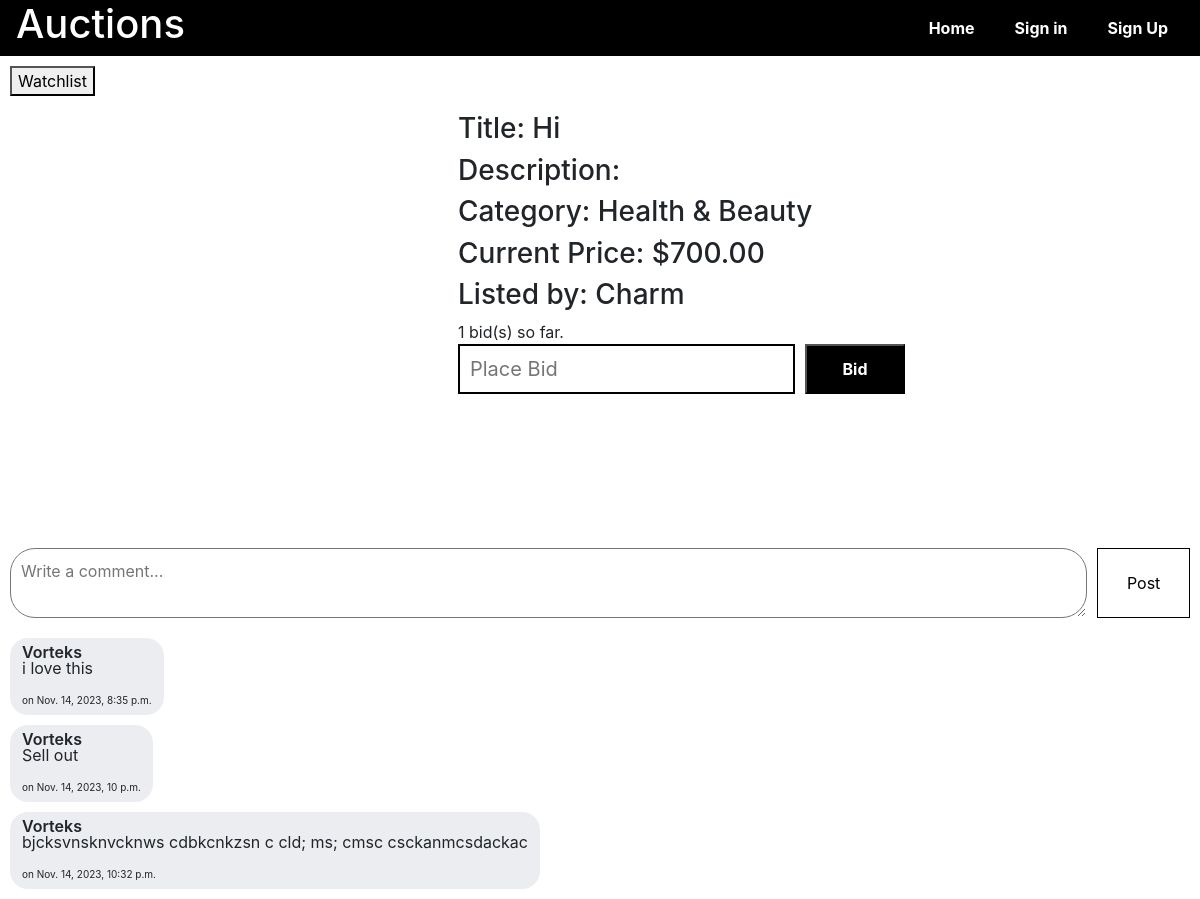
/listing/2, run on the app's committed database.
### auctions/models.py (models this page shows, shortened)
class Listings(models.Model):
    user = models.ForeignKey(User, on_delete=models.CASCADE)
    title = models.CharField(max_length=60)
    desc = models.TextField(max_length=120, null=True, blank=True)
    img = models.URLField(null=True, blank=True)
    cat = models.ForeignKey(Categories, null=True, on_delete=models.CASCADE, blank=True)
    startprice = models.IntegerField(default=0)
    highestbid = models.ForeignKey('Bids', null=True, blank=True, on_delete=models.DO_NOTHING)
    created = models.DateTimeField(auto_now_add=True)
    is_active = models.BooleanField(default=True)

class Categories(models.Model):
    name = models.CharField(max_length=60)
    img = models.URLField( blank=True, null=True )

class Bids(models.Model):
    user = models.ForeignKey(User, on_delete=models.CASCADE)
    list = models.ForeignKey(Listings, on_delete=models.CASCADE)
    amount = models.CharField(max_length=20)
    created = models.DateTimeField(auto_now_add=True)
    class Meta:
        unique_together = ('user', 'list')

class User(AbstractUser):
    email = models.EmailField(unique=True)
    watchlist = models.ManyToManyField('Listings', related_name='watchlist', blank=True)
    auctions = models.ManyToManyField('Listings', related_name='auctions', blank=True)

class Comments(models.Model):
    user = models.ForeignKey(User, on_delete=models.CASCADE)
    clist = models.ForeignKey(Listings, on_delete=models.CASCADE)
    comments = models.TextField(max_length=300)
    created = models.DateTimeField(auto_now_add=True)

### auctions/views.py (the view)
# urls.py: path("listing/<int:listing_id>", views.listing, name="listing"),
def listing(request, listing_id):
    user = request.user
    cform = CommentForm()
    content = get_object_or_404(models.Listings, pk=listing_id)
    comments = models.Comments.objects.filter(clist=content)
    messages_data = messages.get_messages(request)
    messages_list = [str(message) for message in messages_data]
    if request.user.is_authenticated:
        user_bid = models.Bids.objects.filter(user=request.user, list=content)
    else:
        user_bid = None
    bidders = models.Bids.objects.filter(list=content).count()
    if bidders == 0:
        highest_bid = None
    else:
        highest_bid = models.Bids.objects.filter(list=content).order_by('amount')[0]
    return render(request, "auctions/listing.html", {
        'content': content,
        'user': user,
        'messages': messages_list,
        'user_bid': user_bid,
        'bidders': bidders,
        'highest_bid': highest_bid,
        'cform': cform,
        'comments': comments
    })

### auctions/forms.py
class CommentForm(forms.ModelForm):
    class Meta:
        model = Comments
        fields = ['comments']

### auctions/templates/auctions/listing.html (shortened to what this page needs)
{% extends "auctions/layout.html" %}
{% block body %}
    {% if content in user.watchlist.all %}
        <a href="{% url 'dellist' content.id %}"><button>Remove</button></a>
    {% else %}
    <a href="{% url 'addwatchlist' content.id %}"><button>Watchlist</button></a>
    {% endif %}
    <div class="listing-det">
        <div class="listing-img">
        </div>
        <div class="lister">
            <div class="listingdetails">
                <h3 class="listingline">
                    <span>Title: </span>
                    <span>{{ content.title }}</span>
                </h3>
                <h3 class="listingline">
                    <span>Description: </span>
                </h3>
                <h3 class="listingline">
                    <span>Category: </span>
                    <span>{{ content.cat.name }}</span>
                </h3>
                <h3 class="listingline">
                    <span>{% if content.is_active %}Current Price{% else %} Sold at{% endif %}: </span>
                    <span>${% if highest_bid %}{{ highest_bid.amount }}{% else %}{{ content.startprice }}{% endif %}.00</span>
                </h3>
                <h3 class="listingline">
                    <span>Listed by: </span>
                    <span style="text-transform: capitalize;">{{ content.user.username }}</span>
                </h3>
            </div>
            {% if content.is_active %}
                <div class="listingbid">
                    {% if highest_bid %}
                        <span>{{ bidders }} bid(s) so far.</span>
                    {% else %}
                        <span>No one has bidded yet</span>
                    {% endif %}
                    {% if content.user == user %}
                        <div class="listowner">
                            <a href=" {% url 'close' content.id %} "><button>Close Bid</button></a>
                        </div>
                    {% else %}
                        <div class="bidder">
                            <form action="{% url 'bid' content.id %}" method="post">
                                <input type="number" name="bid" id="" placeholder="Place Bid">
                                <input type="submit" value="Bid">
                            </form>
                        </div>
                    {% endif %}
                </div>
            {% endif %}
        </div>
    </div>
    <div class="comment">
        <form method="post" action="{% url 'comment' content.id %}" class="commenter">
            <textarea name="{{ cform.comments.name }}" id="comments" placeholder="Write a comment..."></textarea>
            <input type="submit" value="Post">
        </form>
        <div class="comments">
            {% for comment in comments %}
                <div class="comment-display">
                    <div class="comment-users">
                        <span style="text-transform: capitalize;" class="comment-user">{{ comment.user.username }} {% if user == content.user %}(Creator){% endif %}</span>
                        <p class="comment-comment">{{ comment.comments }}</p>
                        <span class="comment-time">on {{ comment.created }}</span>
                    </div>
                </div>
            {% endfor %}
        </div>
    </div>
{% endblock %}

### auctions/templates/auctions/layout.html (shortened to what this page needs)
{% load static %}
<!DOCTYPE html>
<html lang="en">
    <head>
        <link rel="stylesheet" href="https://stackpath.bootstrapcdn.com/bootstrap/4.4.1/css/bootstrap.min.css">
        <link href="{% static 'auctions/styles.css' %}" rel="stylesheet">
        <link href="{% static 'auctions/myscroller.css' %}" rel="stylesheet">
    </head>
    <body>
        <header>
            <div class="logo">
                <h1>Auctions</h1>
            </div>
            <nav>
                <a href="{% url 'index' %}">Home</a>
                {% if user.is_authenticated %}
                    <a class="nav-link" href="{% url 'watchlist' %}">My Watchlist</a>
                    <a class="nav-link" href="{% url 'create' %}">Create Listing</a>
                    <a class="nav-link" href="{% url 'auctions' %}">My Auctions</a>
                    <a class="nav-link" href="{% url 'logout' %}">Log Out</a>
                    <span class="user">{{user.username}}</span>
                {% else %}
                    <a href="{% url 'login' %}"> Sign in </a>
                    <a href="{% url 'register' %}"> Sign Up </a>
                {% endif %}
            </nav>
        </header>
        <main>
            {% block body %}
            {% endblock %}
        </main>
    </body>
</html>

### auctions/static/auctions/styles.css (style rules this page uses)
header { background-color: black; display: flex; flex-direction: row; justify-content: space-between; width: 100vw; padding:0 1rem; }
.logo { color: white; }
main { padding: 10px; }
a { text-decoration: none; }
nav { display: flex; flex-direction: row; align-items: center; gap: 0.5rem; }
nav a { float: left; display: block; color: white; text-align: center; padding: 14px 16px; text-decoration: none; font-weight: bold; }
.listing-det { display: flex; flex-direction: row; gap: 2rem; padding: 1rem; }
.listing-img { width: 400px; height: 400px; overflow: hidden; }
form.commenter { width: 100%; display: flex; flex-direction: row; gap: 10px; margin: 20px 0; }
form.commenter>textarea { width: 100%; border-radius: 25px; padding: 10px; overflow-y: scroll; scrollbar-width: none; -ms-overflow-style: none; }
.commenter>input[type=submit] { width: 100px; padding: 0.5rem; background-color: white; border: 1px solid black; }
.comment-users { background-color: #ebedf0; border-radius: 18px; display: inline-block; line-height: 16px; margin-top: 0; min-width: 0; padding: 6px 12px 7px 12px; }
.comment-user { font-weight: 600; }
.comments { display: flex; flex-direction: column; gap: 10px; }
.comment-time { display: block; font-size: 10px; }
.bidder input[type=number] { height: 50px; font-size: 20px; padding: 10px; width: 100%; border: 2px solid black; }
.bidder input[type=submit] { height: 50px; background-color: black; color: white; font-weight: bold; min-width: 100px; }
.bidder>form { display: flex; flex-direction: row; gap: 10px; }

### data on the page
Listings: title "Hi", cat.name "Health & Beauty", user.username "Charm"
Bids: amount "700"
Comments: user.username "Vorteks", comments "i love this", created "Nov. 14, 2023, 8:35 p.m."
Comments: user.username "Vorteks", comments "Sell out", created "Nov. 14, 2023, 10 p.m."
Comments: user.username "Vorteks", comments "bjcksvnsknvcknws cdbkcnkzsn c cld; ms; cmsc csckanmcsdackac", created "Nov. 14, 2023, 10:32 p.m."

### other printed values
{{ bidders }} "1"
